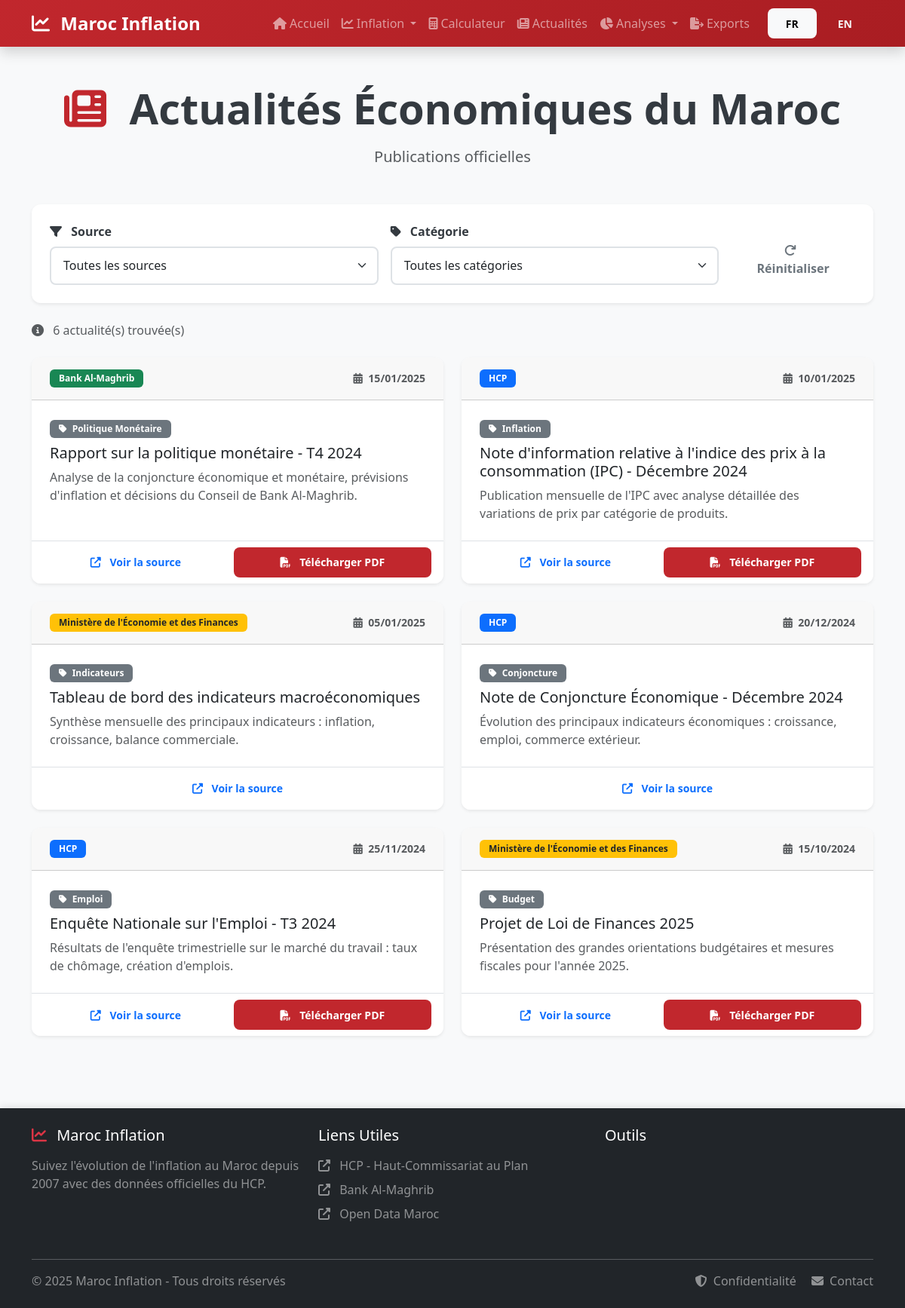
Screenshot of /actualites.php?lang=fr with the database file from the repository.
### tables this page shows
CREATE TABLE IF NOT EXISTS actualites_economiques (
    id INT PRIMARY KEY AUTO_INCREMENT,
    titre VARCHAR(255) NOT NULL,
    description TEXT,
    source VARCHAR(100) NOT NULL,
    categorie VARCHAR(50),
    date_publication DATE NOT NULL,
    url_source VARCHAR(500),
    url_rapport VARCHAR(500),
    fichier_rapport VARCHAR(255),
    affiche BOOLEAN DEFAULT TRUE,
    created_at TIMESTAMP DEFAULT CURRENT_TIMESTAMP,
    updated_at TIMESTAMP DEFAULT CURRENT_TIMESTAMP ON UPDATE CURRENT_TIMESTAMP,
    INDEX idx_source (source),
    INDEX idx_date (date_publication),
    INDEX idx_affiche (affiche)
);

### includes/i18n.php (called while the page is built, shortened)
<?php
class I18n {
    private static $lang = 'fr';
    private static $translations = [];
    private static $available_langs = ['fr', 'en'];
    public static function init() {
        if (isset($_GET['lang']) && in_array($_GET['lang'], self::$available_langs)) {
            self::$lang = $_GET['lang'];
        } elseif (isset($_SESSION['lang']) && in_array($_SESSION['lang'], self::$available_langs)) {
            self::$lang = $_SESSION['lang'];
        } else {
            $browser_lang = substr($_SERVER['HTTP_ACCEPT_LANGUAGE'] ?? 'fr', 0, 2);
            self::$lang = in_array($browser_lang, self::$available_langs) ? $browser_lang : 'fr';
            $_SESSION['lang'] = self::$lang;
        }
    }
    private static function loadTranslations() {
        $file = __DIR__ . '/lang/' . self::$lang . '.php';
        if (file_exists($file)) {
            self::$translations = require $file;
        }
    }
    public static function get($key, $default = null) {
        $keys = explode('.', $key);
        $value = self::$translations;
        foreach ($keys as $k) {
            if (isset($value[$k])) {
                $value = $value[$k];
            } else {
                return $default ?? $key;
            }
        }
        return $value;
    }
    public static function trans($key, $replacements = [], $default = null) {
        $translation = self::get($key, $default);
        foreach ($replacements as $placeholder => $value) {
            $translation = str_replace(':' . $placeholder, $value, $translation);
        }
        return $translation;
    }
}
function __($key, $default = null) {
    return I18n::get($key, $default);
}
function trans($key, $replacements = [], $default = null) {
    return I18n::trans($key, $replacements, $default);
}

### public/actualites.php (the view, shortened to what this page needs)
<?php
require_once '../includes/config.php';
require_once '../includes/i18n.php';
$database = new Database();
$conn = $database->connect();
$source_filter = $_GET['source'] ?? 'all';
$categorie_filter = $_GET['categorie'] ?? 'all';
$sql = "SELECT * FROM actualites_economiques WHERE affiche = TRUE";
$sql .= " ORDER BY date_publication DESC";
$stmt = $conn->prepare($sql);
$stmt->execute();
$result = $stmt->get_result();
$actualites = [];
while ($row = $result->fetch_assoc()) {
    $actualites[] = $row;
}
include '../includes/header.php';
?>
<div class="container py-5">
    <div class="text-center mb-5 fade-in">
        <h1 class="display-4 fw-bold mb-3">
            <i class="fas fa-newspaper text-maroc-rouge me-3"></i>
            <?= __('news.title') ?>
        </h1>
        <p class="lead text-muted">
            <?= __('news.subtitle') ?>
        </p>
    </div>
    <div class="card shadow-sm mb-4 slide-in-left">
        <div class="card-body">
            <form method="GET" action="" class="row g-3">
                <div class="col-md-5">
                    <label class="form-label fw-bold">
                        <i class="fas fa-filter me-2"></i>
                        <?= __('news.source') ?>
                    </label>
                    <select name="source" class="form-select" onchange="this.form.submit()">
                        <option value="all" <?= $source_filter === 'all' ? 'selected' : '' ?>>Toutes les sources</option>
                    </select>
                </div>
                <div class="col-md-5">
                    <label class="form-label fw-bold">
                        <i class="fas fa-tag me-2"></i>
                        <?= __('news.category') ?>
                    </label>
                    <select name="categorie" class="form-select" onchange="this.form.submit()">
                        <option value="all" <?= $categorie_filter === 'all' ? 'selected' : '' ?>><?= __('news.all_categories') ?></option>
                    </select>
                </div>
                <div class="col-md-2 d-flex align-items-end">
                    <a href="actualites.php" class="btn btn-outline-secondary w-100">
                        <i class="fas fa-redo me-2"></i>
                        <?= __('news.reset') ?>
                    </a>
                </div>
            </form>
        </div>
    </div>
    <div class="mb-4">
        <p class="text-muted">
            <i class="fas fa-info-circle me-2"></i>
            <?= trans('news.results', ['count' => count($actualites)]) ?>
        </p>
    </div>
    <div class="row g-4">
        <?php if (empty($actualites)): ?>
            <div class="col-12">
                <div class="alert alert-info text-center">
                    <i class="fas fa-info-circle fa-3x mb-3"></i>
                    <h5><?= __('news.no_news') ?></h5>
                    <p class="mb-0">Aucune actualité ne correspond à vos critères de recherche.</p>
                </div>
            </div>
        <?php else: ?>
            <?php foreach ($actualites as $actu): ?>
            <div class="col-md-6">
                <div class="card h-100 shadow-sm hover-card fade-in">
                    <div class="card-header d-flex justify-content-between align-items-center">
                        <span class="badge <?= getSourceBadgeClass($actu['source']) ?>">
                            <?= htmlspecialchars($actu['source']) ?>
                        </span>
                        <small class="text-muted">
                            <i class="fas fa-calendar-alt me-1"></i>
                            <?= date('d/m/Y', strtotime($actu['date_publication'])) ?>
                        </small>
                    </div>
                    <div class="card-body">
                        <?php if ($actu['categorie']): ?>
                        <span class="badge bg-secondary mb-2">
                            <i class="fas fa-tag me-1"></i>
                            <?= htmlspecialchars($actu['categorie']) ?>
                        </span>
                        <?php endif; ?>
                        <h5 class="card-title">
                            <?= htmlspecialchars($actu['titre']) ?>
                        </h5>
                        <p class="card-text text-muted">
                            <?= htmlspecialchars($actu['description']) ?>
                        </p>
                    </div>
                    <div class="card-footer bg-white border-top">
                        <div class="d-flex gap-2">
                            <?php if ($actu['url_source']): ?>
                            <a href="<?= htmlspecialchars($actu['url_source']) ?>"
                               target="_blank"
                               class="btn btn-sm btn-outline-primary flex-fill">
                                <i class="fas fa-external-link-alt me-2"></i>
                                <?= __('news.view_source') ?>
                            </a>
                            <?php endif; ?>
                            <?php if ($actu['url_rapport']): ?>
                            <a href="<?= htmlspecialchars($actu['url_rapport']) ?>"
                               target="_blank"
                               class="btn btn-sm btn-danger flex-fill">
                                <i class="fas fa-file-pdf me-2"></i>
                                <?= __('news.download_pdf') ?>
                            </a>
                            <?php endif; ?>
                        </div>
                    </div>
                </div>
            </div>
            <?php endforeach; ?>
        <?php endif; ?>
    </div>
</div>
<?php
function getSourceBadgeClass($source) {
    switch ($source) {
        case 'HCP':
            return 'bg-primary';
        case 'Bank Al-Maghrib':
            return 'bg-success';
        case 'Ministère de l\'Économie et des Finances':
            return 'bg-warning text-dark';
    }
}
include '../includes/footer.php';
?>

### public/assets/css/style.css (style rules this page uses)
:root { --maroc-rouge: #C1272D; --maroc-rouge-fonce: #a91d22; --maroc-vert: #006233; --maroc-or: #FFD700; --gris-clair: #f8f9fa; --gris-moyen: #dee2e6; --gris-fonce: #343a40; --blanc: #ffffff; --shadow-sm: 0 2px 4px rgba(0,0,0,0.1); --shadow-md: 0 4px 8px rgba(0,0,0,0.15); --shadow-lg: 0 10px 20px rgba(0,0,0,0.2); }
* { margin: 0; padding: 0; box-sizing: border-box; }
body { font-family: 'Segoe UI', Tahoma, Geneva, Verdana, sans-serif; background-color: var(--gris-clair); color: var(--gris-fonce); min-height: 100vh; display: flex; flex-direction: column; }
html { scroll-behavior: smooth; }
.card { border: none; border-radius: 12px; overflow: hidden; transition: all 0.3s ease; box-shadow: var(--shadow-sm); }
.card-header { border-radius: 12px 12px 0 0 !important; font-weight: 600; padding: 1rem 1.5rem; }
.card-body { padding: 1.5rem; }
.btn { border-radius: 8px; padding: 0.6rem 1.5rem; font-weight: 600; transition: all 0.3s ease; border: none; }
.btn-danger { background-color: var(--maroc-rouge); }
.badge { padding: 0.5em 1em; font-weight: 600; border-radius: 6px; }
.form-label { font-weight: 600; color: var(--gris-fonce); margin-bottom: 0.5rem; }
.form-control, .form-select { border-radius: 8px; border: 2px solid var(--gris-moyen); padding: 0.7rem 1rem; transition: all 0.3s ease; }
.fade-in { animation: fadeIn 0.6s ease; }
.slide-in-left { animation: slideInLeft 0.6s ease; }
.text-maroc-rouge { color: var(--maroc-rouge); }

### public/actualites.php (style rules this page uses)
.hover-card { transition: all 0.3s ease; }

### rows the page displays
actualites_economiques: source "Bank Al-Maghrib", date_publication "15/01/2025", categorie "Politique Monétaire", titre "Rapport sur la politique monétaire - T4 2024", description "Analyse de la conjoncture économique et monétaire, prévisions d'inflation et décisions du Conseil de Bank Al-Maghrib."
actualites_economiques: source "HCP", date_publication "10/01/2025", categorie "Inflation", titre "Note d'information relative à l'indice des prix à la consommation (IPC) - Décembre 2024", description "Publication mensuelle de l'IPC avec analyse détaillée des variations de prix par catégorie de produits."
actualites_economiques: source "Ministère de l'Économie et des Finances", date_publication "05/01/2025", categorie "Indicateurs", titre "Tableau de bord des indicateurs macroéconomiques", description "Synthèse mensuelle des principaux indicateurs : inflation, croissance, balance commerciale."
actualites_economiques: source "HCP", date_publication "20/12/2024", categorie "Conjoncture", titre "Note de Conjoncture Économique - Décembre 2024", description "Évolution des principaux indicateurs économiques : croissance, emploi, commerce extérieur."
actualites_economiques: source "HCP", date_publication "25/11/2024", categorie "Emploi", titre "Enquête Nationale sur l'Emploi - T3 2024", description "Résultats de l'enquête trimestrielle sur le marché du travail : taux de chômage, création d'emplois."
actualites_economiques: source "Ministère de l'Économie et des Finances", date_publication "15/10/2024", categorie "Budget", titre "Projet de Loi de Finances 2025", description "Présentation des grandes orientations budgétaires et mesures fiscales pour l'année 2025."

### other values shown
SITE_NAME "Maroc Inflation"
$lang "FR"
$lang "EN"
__('news.title') "Actualités Économiques du Maroc"
__('news.subtitle') "Publications officielles"
__('news.source') "Source"
__('news.category') "Catégorie"
__('news.reset') "Réinitialiser"
trans('news.results', ['count' => count($actualites)]) "6 actualité(s) trouvée(s)"
START_YEAR "2007"
form field categorie "Toutes les catégories"
